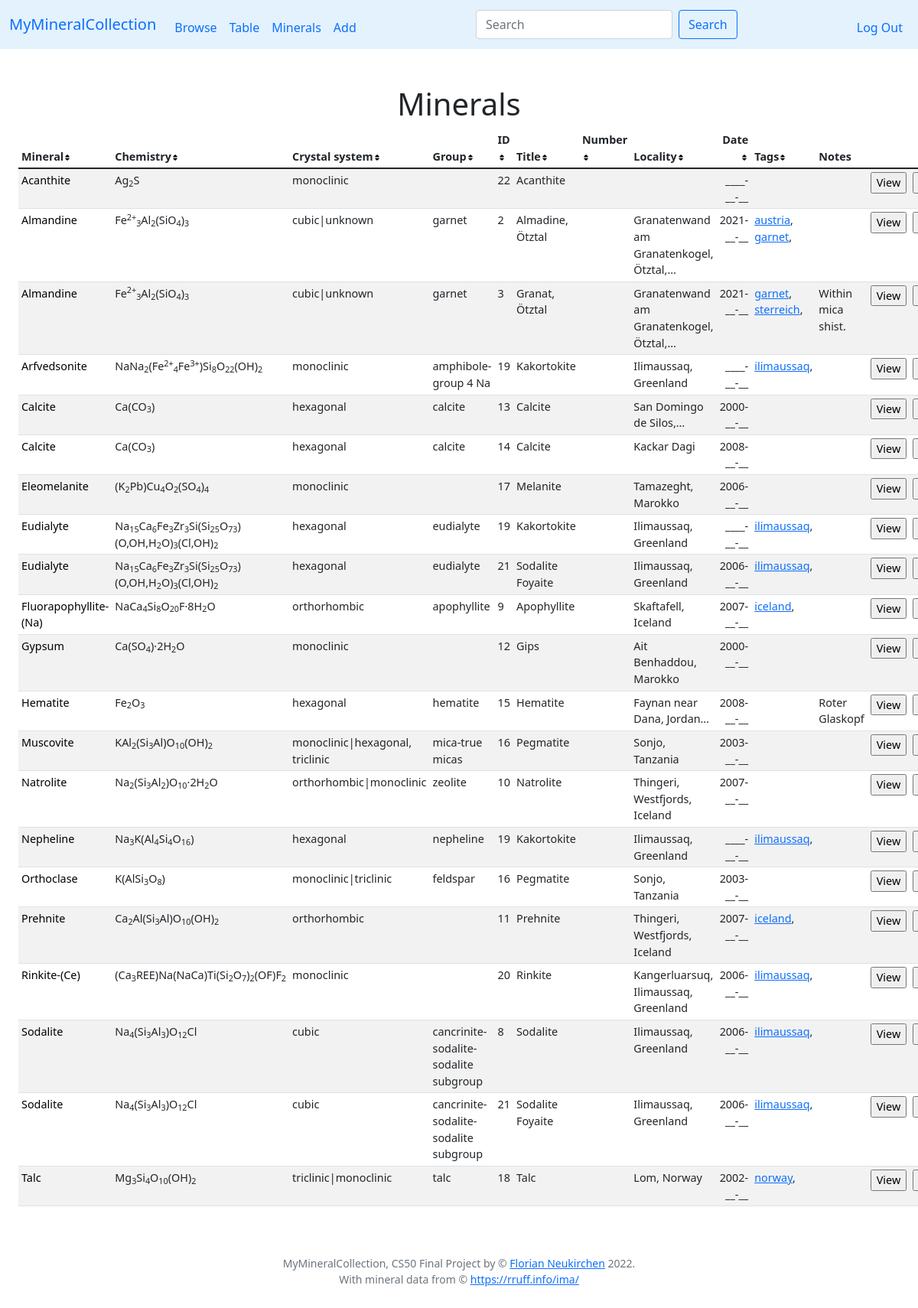
Page /mineral (signed in) on the earlier database version.
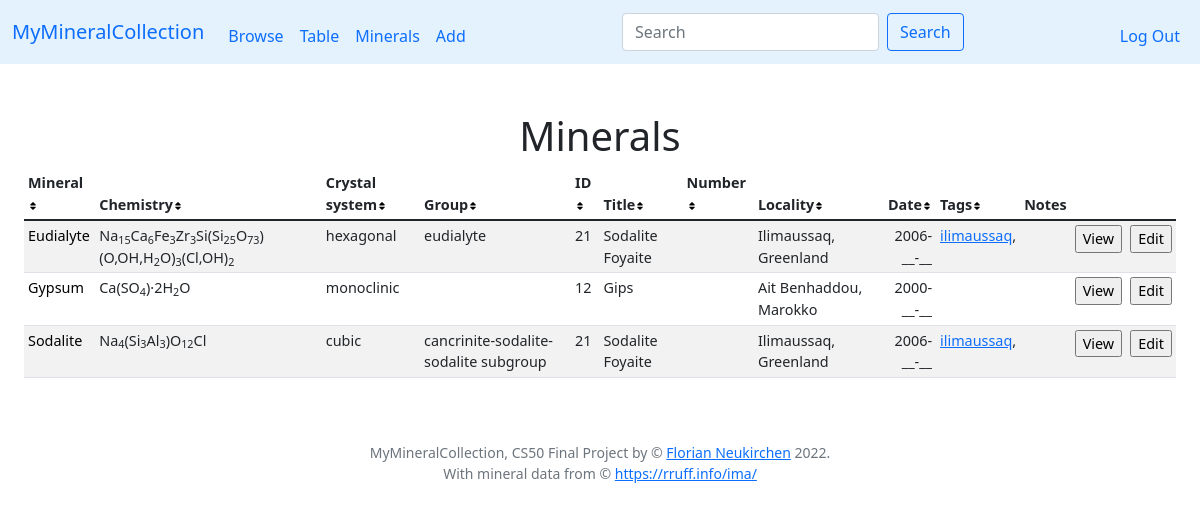
Same page on the later database version.
### tables this page shows
CREATE TABLE specmin (specimen_id INTEGER NOT NULL REFERENCES specimen(id) ON DELETE CASCADE, min_symbol TEXT NOT NULL, FOREIGN KEY(min_symbol) REFERENCES minerals(symbol));

CREATE TABLE minerals (symbol TEXT, name TEXT NOT NULL, chemistry TEXT, elements TEXT, crystal_system TEXT, fleischer TEXT, PRIMARY KEY(symbol));

CREATE TABLE specimen (id INTEGER PRIMARY KEY AUTOINCREMENT NOT NULL, user_id INTEGER NOT NULL, my_id TEXT, title TEXT, locality TEXT, day INTEGER, month INTEGER, year INTEGER, notes TEXT, thumbnail TEXT);

CREATE TABLE tags (specimen_id INTEGER NOT NULL REFERENCES specimen(id) ON DELETE CASCADE, tag TEXT NOT NULL);

### app.py (the view, shortened to what this page needs)
@app.route("/mineral")
def mineral():
    min = request.args.get("n")
    if not min:
        rows = db.execute("SELECT * FROM (SELECT * FROM SPECIMEN JOIN specmin ON specimen.id = specmin.specimen_id WHERE user_id = ?) a INNER JOIN minerals ON a.min_symbol = minerals.symbol ORDER BY minerals.name", session["user_id"])
        for row in rows:
            row['tags'] = db.execute("SELECT tags.tag AS tag FROM tags JOIN specimen ON tags.specimen_id = specimen.id WHERE specimen.id = ? ORDER BY tag", row['id'])
        return render_template("mintable.html", rows=rows)

### app.py (called while the page is built)
@app.after_request
def after_request(response):
    response.headers["Cache-Control"] = "no-cache, no-store, must-revalidate"
    response.headers["Expires"] = 0
    response.headers["Pragma"] = "no-cache"
    return response

### helpers.py (called while the page is built)
def date2(value):
    if not value:
        return "__"
    return f"{value:02d}"

def date4(value):
    if not value:
        return "____"
    return f"{value:04d}"

def taglink(value):
    if not value:
        return ""
    html = '<a href="tag?t=' + value + '">' + value + '</a>'
    return html

def minlink(value):
    if not value:
        return ""
    html = '<a href="mineral?n=' + value + '" class="minlink">' + value + '</a>'
    return html

def shortnotes(value):
    n = 4
    result_list = value.split()
    if len(result_list) < n:
        return value
    return " ".join(result_list[:n]) + "…"

### templates/mintable.html (shortened to what this page needs)
{% extends "layout.html" %}
{% block main %}
<div class="container-fluid">
    <h1>Minerals</h1>
    <table class="table table-striped size90 table-sm" id="mytable">
        <thead>
            <tr>
                <th class="text-start" onclick="sortTable(0)">Mineral<img src="static/sort-solid.svg" width="10px" height="10px"></th>
                <th class="text-start" onclick="sortTable(1)">Chemistry<img src="static/sort-solid.svg" width="10px" height="10px"></th>
                <th class="text-start" onclick="sortTable(2)">Crystal system<img src="static/sort-solid.svg" width="10px" height="10px"></th>
                <th class="text-start" onclick="sortTable(3)">Group<img src="static/sort-solid.svg" width="10px" height="10px"></th>
                <th class="text-start" id="IDColumn" onclick="sortTable(4)">ID<img src="static/sort-solid.svg" width="10px" height="10px"></th>
                <th class="text-start" onclick="sortTable(5)">Title<img src="static/sort-solid.svg" width="10px" height="10px"></th>
                <th class="text-start" onclick="sortTable(6)">Number<img src="static/sort-solid.svg" width="10px" height="10px"></th>
                <th class="text-start" onclick="sortTable(7)">Locality<img src="static/sort-solid.svg" width="10px" height="10px"></th>
                <th class="text-end" onclick="sortTable(8)">Date<img src="static/sort-solid.svg" width="10px" height="10px"></th>
                <th class="text-start" onclick="sortTable(9)">Tags<img src="static/sort-solid.svg" width="10px" height="10px"></th>
                <th class="text-start">Notes</th>
            </tr>
        </thead>
        <tbody>
            {% for row in rows %}
            <tr id="tr{{ row['id'] }}">
                <td class="text-start">{{ row['name'] | minlink | safe }}</td>
                <td class="text-start">{{ row['chemistry'] | safe }}</td>
                <td class="text-start">{{ row['crystal_system'] }}</td>
                <td class="text-start">{{ row['fleischer'] }}</td>
                <td class="text-start">{{ row['id'] }}</td>
                <td class="text-start">{{ row['title'] }}</td>
                <td class="text-start">{{ row['my_id'] }}</td>
                <td class="text-start">{{ row['locality'] | shortnotes }}</td>
                <td class="text-end">{{ row['year'] | date4}}-{{ row['month'] | date2 }}-{{ row['day'] | date2 }}</td>
                <td class="text-start">
                    {% for tag in row['tags'] %}
                    {{ tag['tag'] | taglink | safe }},
                    {% endfor %}
                </td>
                <td class="text-start">{{ row['notes'] | shortnotes }}</td>
                <td>
                    <form action="/view">
                        <input type="submit" value="View">
                    </form>
                </td>
                <td>
                    <form action="/edit">
                        <input type="submit" value="Edit">
                    </form>
                </td>
            </tr>
            {% endfor %}
        </tbody>
    </table>
</div>
{% endblock %}

### templates/layout.html (shortened to what this page needs)
<!DOCTYPE html>
<html lang="en">
    <head>
        <link href="https://cdn.jsdelivr.net/npm/bootstrap@5.1.3/dist/css/bootstrap.min.css" rel="stylesheet">
        <link href="/static/styles.css" rel="stylesheet">
    </head>
    <body>
        <nav class="navbar navbar-expand-md myblue">
            <div class="container-fluid">
                <a class="navbar-brand" href="/">MyMineralCollection</a>
                <div class="collapse navbar-collapse" id="navbarNav">
                    {% if session["user_id"] %}
                        <ul class="navbar-nav me-auto mt-2 mb-lg-0">
                            <li class="nav-item"><a class="nav-link" href="/">Browse</a></li>
                            <li class="nav-item"><a class="nav-link" href="/table">Table</a></li>
                            <li class="nav-item"><a class="nav-link" href="/mineral">Minerals</a></li>
                            <li class="nav-item"><a class="nav-link" href="/add">Add</a></li>
                        </ul>
                        <form class="d-flex" role="search" action="/">
                            <input class="form-control me-2" type="search" name="search" placeholder="Search" aria-label="Search">
                            <button class="btn btn-outline-primary" type="submit">Search</button>
                        </form>
                        <ul class="navbar-nav ms-auto mt-2">
                            <li class="nav-item"><a class="nav-link" href="/logout">Log Out</a></li>
                        </ul>
                    {% else %}
                        <ul class="navbar-nav ms-auto mt-2">
                            <li class="nav-item"><a class="nav-link" href="/register">Register</a></li>
                            <li class="nav-item"><a class="nav-link" href="/login">Log In</a></li>
                        </ul>
                    {% endif %}
                </div>
            </div>
        </nav>
        <main class="container-fluid py-5 text-center">
            {% block main %}{% endblock %}
        </main>
        <footer class="mb-5 small text-center text-muted">
            MyMineralCollection, CS50 Final Project by &#169; <a href="https://www.riannek.de/">Florian Neukirchen</a> 2022. <br> With mineral data from &#169; <a href="https://rruff.info/ima/">https://rruff.info/ima/</a>
        </footer>
</body>
</html>

### static/styles.css (style rules this page uses)
.myblue { background-color: #e3f2fd; }
.size90 { font-size: 90%; }
.minlink:link { text-decoration: none; color: black; }

Differences in the rows shown:
removed specmin: name|minlink "Acanthite", chemistry "Ag 2 S", crystal_system "monoclinic", id "22", title "Acanthite", year "____", month "__", day "__"
removed specmin: name|minlink "Almandine", chemistry "Fe 2+ 3 Al 2 (SiO 4 ) 3", crystal_system "cubic|unknown", fleischer "garnet", id "2", title "Almadine, Ötztal", locality|shortnotes "Granatenwand am Granatenkogel, Ötztal,…", year "2021", month "__", day "__"
removed tags: tag|taglink "austria", shown under "Almandine"
removed tags: tag|taglink "garnet", shown under "Almandine"
removed specmin: name|minlink "Almandine", chemistry "Fe 2+ 3 Al 2 (SiO 4 ) 3", crystal_system "cubic|unknown", fleischer "garnet", id "3", title "Granat, Ötztal", locality|shortnotes "Granatenwand am Granatenkogel, Ötztal,…", year "2021", month "__", day "__", notes|shortnotes "Within mica shist."
removed tags: tag|taglink "garnet", shown under "Almandine"
removed tags: tag|taglink "sterreich", shown under "Almandine"
removed specmin: name|minlink "Arfvedsonite", chemistry "NaNa 2 (Fe 2+ 4 Fe 3+ )Si 8 O 22 (OH) 2", crystal_system "monoclinic", fleischer "amphibole-group 4 Na", id "19", title "Kakortokite", locality|shortnotes "Ilimaussaq, Greenland", year "____", month "__", day "__"
removed tags: tag|taglink "ilimaussaq"
removed specmin: name|minlink "Calcite", chemistry "Ca(CO 3 )", crystal_system "hexagonal", fleischer "calcite", id "13", title "Calcite", locality|shortnotes "San Domingo de Silos,…", year "2000", month "__", day "__"
removed specmin: name|minlink "Calcite", chemistry "Ca(CO 3 )", crystal_system "hexagonal", fleischer "calcite", id "14", title "Calcite", locality|shortnotes "Kackar Dagi", year "2008", month "__", day "__"
removed specmin: name|minlink "Eleomelanite", chemistry "(K 2 Pb)Cu 4 O 2 (SO 4 ) 4", crystal_system "monoclinic", id "17", title "Melanite", locality|shortnotes "Tamazeght, Marokko", year "2006", month "__", day "__"
removed specmin: name|minlink "Eudialyte", chemistry "Na 15 Ca 6 Fe 3 Zr 3 Si(Si 25 O 73 )(O,OH,H 2 O) 3 (Cl,OH) 2", crystal_system "hexagonal", fleischer "eudialyte", id "19", title "Kakortokite", locality|shortnotes "Ilimaussaq, Greenland", year "____", month "__", day "__"
removed specmin: name|minlink "Fluorapophyllite-(Na)", chemistry "NaCa 4 Si 8 O 20 F·8H 2 O", crystal_system "orthorhombic", fleischer "apophyllite", id "9", title "Apophyllite", locality|shortnotes "Skaftafell, Iceland", year "2007", month "__", day "__"
removed tags: tag|taglink "iceland", shown under "Fluorapophyllite-(Na)"
removed specmin: name|minlink "Hematite", chemistry "Fe 2 O 3", crystal_system "hexagonal", fleischer "hematite", id "15", title "Hematite", locality|shortnotes "Faynan near Dana, Jordan…", year "2008", month "__", day "__", notes|shortnotes "Roter Glaskopf"
removed specmin: name|minlink "Muscovite", chemistry "KAl 2 (Si 3 Al)O 10 (OH) 2", crystal_system "monoclinic|hexagonal, triclinic", fleischer "mica-true micas", id "16", title "Pegmatite", locality|shortnotes "Sonjo, Tanzania", year "2003", month "__", day "__"
removed specmin: name|minlink "Natrolite", chemistry "Na 2 (Si 3 Al 2 )O 10 ·2H 2 O", crystal_system "orthorhombic|monoclinic", fleischer "zeolite", id "10", title "Natrolite", locality|shortnotes "Thingeri, Westfjords, Iceland", year "2007", month "__", day "__"
removed specmin: name|minlink "Nepheline", chemistry "Na 3 K(Al 4 Si 4 O 16 )", crystal_system "hexagonal", fleischer "nepheline", id "19", title "Kakortokite", locality|shortnotes "Ilimaussaq, Greenland", year "____", month "__", day "__"
removed specmin: name|minlink "Orthoclase", chemistry "K(AlSi 3 O 8 )", crystal_system "monoclinic|triclinic", fleischer "feldspar", id "16", title "Pegmatite", locality|shortnotes "Sonjo, Tanzania", year "2003", month "__", day "__"
removed specmin: name|minlink "Prehnite", chemistry "Ca 2 Al(Si 3 Al)O 10 (OH) 2", crystal_system "orthorhombic", id "11", title "Prehnite", locality|shortnotes "Thingeri, Westfjords, Iceland", year "2007", month "__", day "__"
removed tags: tag|taglink "iceland", shown under "Prehnite"
removed specmin: name|minlink "Rinkite-(Ce)", chemistry "(Ca 3 REE)Na(NaCa)Ti(Si 2 O 7 ) 2 (OF)F 2", crystal_system "monoclinic", id "20", title "Rinkite", locality|shortnotes "Kangerluarsuq, Ilimaussaq, Greenland", year "2006", month "__", day "__"
removed tags: tag|taglink "ilimaussaq", shown under "Rinkite-(Ce)"
removed specmin: name|minlink "Sodalite", chemistry "Na 4 (Si 3 Al 3 )O 12 Cl", crystal_system "cubic", fleischer "cancrinite-sodalite-sodalite subgroup", id "8", title "Sodalite", locality|shortnotes "Ilimaussaq, Greenland", year "2006", month "__", day "__"
removed tags: tag|taglink "ilimaussaq", shown under "Sodalite"
removed specmin: name|minlink "Talc", chemistry "Mg 3 Si 4 O 10 (OH) 2", crystal_system "triclinic|monoclinic", fleischer "talc", id "18", title "Talc", locality|shortnotes "Lom, Norway", year "2002", month "__", day "__"
removed tags: tag|taglink "norway", shown under "Talc"
